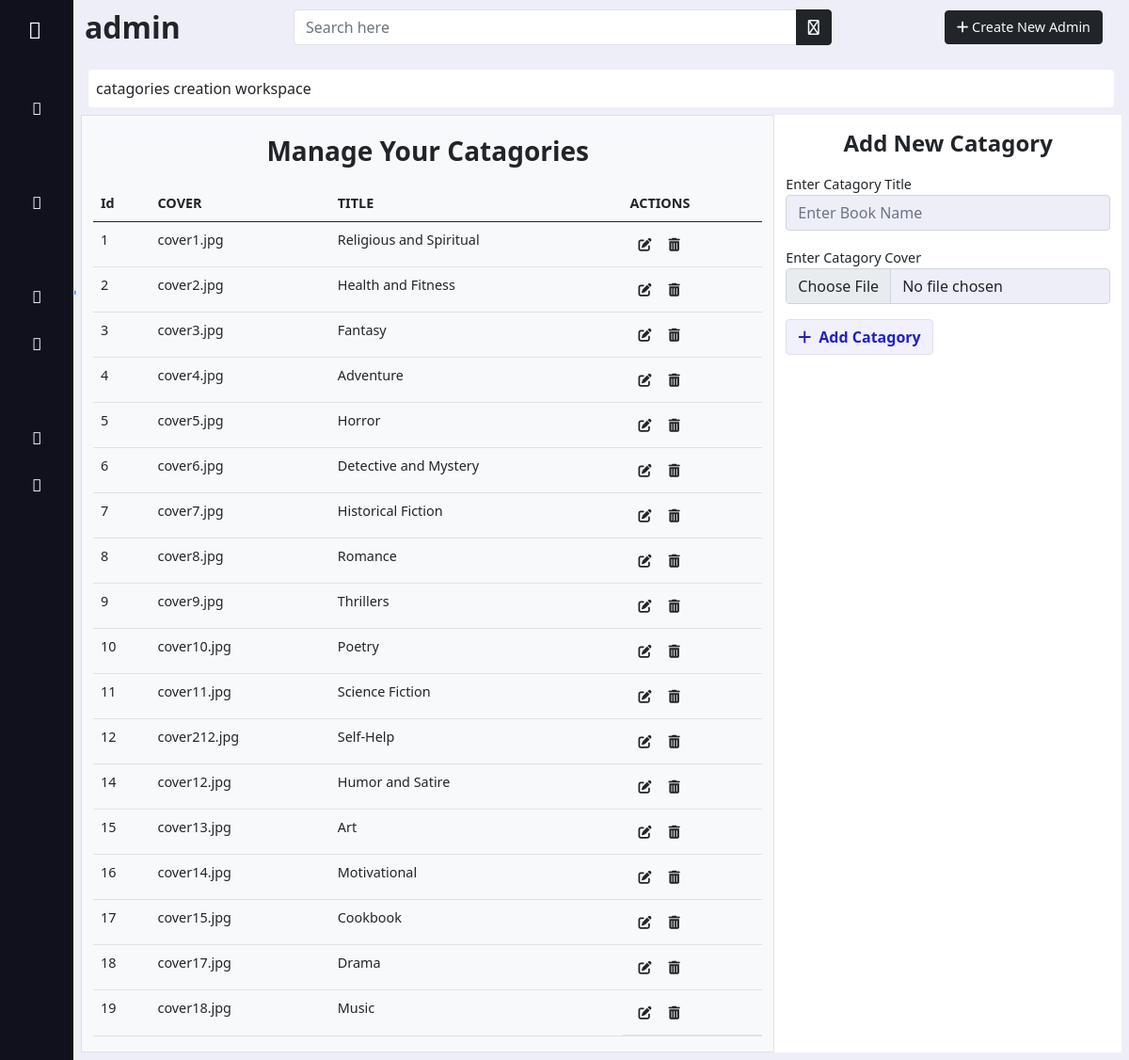
Screenshot of /admin/catagory.php (signed in) with the database file from the repository.
### tables this page shows
CREATE TABLE `tbl_category` (
  `catagory_Id` int(11) NOT NULL,
  `catagory_cover` varchar(400) NOT NULL,
  `catagory_title` varchar(100) NOT NULL
);

### admin/catagory.php (the view, shortened to what this page needs)
<!doctype html>
<html lang="en">
<head>
    <link rel="stylesheet" href="../assets/bootstrap/css/bootstrap.min.css">
    <link rel="stylesheet" href="../assets/fontawesome/css/all.min.css">
    <link rel="stylesheet" href="../assets/fontawesome/css/fontawesome.min.css">
    <link rel="stylesheet" href="admin.css">
    <link rel="stylesheet" href="https://site-assets.fontawesome.com/releases/v6.1.2/css/all.css">
</head>
<body>
<?php require '_asider.php'; ?>
    <main class="">
    <?php require '_header.php'; ?>
        <div class="row col-12 mx-auto d-flex justify-content-center rounded p-2">
            <div class="w-100 p-2   fs-6">
                <p style="background:white;" class=" rounded p-2 m-0">catagories creation workspace</p>
            </div>
<?php
include '../conn.php';
$sql = "SELECT * FROM `tbl_category`";
$run = mysqli_query($con, $sql);
?>
<div class="col-8 border bg-light" style="max-height: 90vh;overflow:scroll;">
    <p class=" rounded p-2 my-2 fs-3 fw-bolder text-center">Manage Your Catagories</p>
    <table class="table border-bottom">
        <thead>
            <tr class="" style="font-weight: 600;font-size:.9rem;">
                <td scope="col">Id</td>
                <td scope="col">COVER</td>
                <td scope="col">TITLE</td>
                <td scope="col">ACTIONS</td>
            </tr>
        </thead>
        <tbody style="font-size: .9rem; overflow-y:scroll;">
            <?php
            while ($row = mysqli_fetch_array($run)) {
            ?>
                <tr>
                    <td><?php echo $row[0]  ?></td>
                    <td><?php echo $row[1]  ?></td>
                    <td><?php echo $row[2]  ?></td>
                    <td class="d-flex ">
                        <a href="edit_catagory.php?id=<?php echo $row[0] ?>" class="btn  text-dark btn-sm"><i class="fa-solid fa-pen-to-square"></i></a>
                        <a href="./delete.php?catid=<?php echo $row[0]?>" class="btn text-dark btn-sm"><i class="fa-solid fa-trash-can"></i>
                        </a>
                    </td>
                </tr>
            <?php
            }
            ?>
        </tbody>
    </table>
</div>
            <div class="form-container col-12 col-md-6 col-lg-4   " style="background:white;">
                <h4 class="text-dark fw-bold text-center my-3">Add New Catagory</h4>
                <form method="post" enctype="multipart/form-data">
                    <div class="mb-3">
                        <label class="form-label mb-0 " style="font-size:.9rem;font-weight:500;">Enter Catagory Title</label>
                        <input style="background-color: #EEEEF8;" type="text" class="form-control" placeholder="Enter Book Name" name="catagory_title">
                    </div>
                    <div class="mb-3">
                        <label class="form-label mb-0 " style="font-size:.9rem;font-weight:500;">Enter Catagory Cover</label>
                        <input style="background-color: #EEEEF8;" class="form-control" type="file" name="catagory_cover">
                    </div>
                    <div class="mb-3 ">
                        <button class="btn btn border  btn-md " style="background:#F1F0FE;color:#1f22bd;font-weight:600;" name="add_catagory" type="submit"><i class="fa-solid fa-plus me-2"></i>Add Catagory</button>
                    </div>
                </form>
            </div>
        </div>
    </main>
</body>
</html>

### admin/admin.css (style rules this page uses)
* { margin: 0; padding: 0; box-sizing: border-box; }
body { background: #eeeef8 !important; }
main { left: 78px ; background-color: #eeeef8 !important; position: relative; width: calc(100% - 78px) !important; }

### rows the page displays
tbl_category: catagory_Id "1", catagory_cover "cover1.jpg", catagory_title "Religious and Spiritual"
tbl_category: catagory_Id "2", catagory_cover "cover2.jpg", catagory_title "Health and Fitness"
tbl_category: catagory_Id "3", catagory_cover "cover3.jpg", catagory_title "Fantasy"
tbl_category: catagory_Id "4", catagory_cover "cover4.jpg", catagory_title "Adventure"
tbl_category: catagory_Id "5", catagory_cover "cover5.jpg", catagory_title "Horror"
tbl_category: catagory_Id "6", catagory_cover "cover6.jpg", catagory_title "Detective and Mystery"
tbl_category: catagory_Id "7", catagory_cover "cover7.jpg", catagory_title "Historical Fiction"
tbl_category: catagory_Id "8", catagory_cover "cover8.jpg", catagory_title "Romance"
tbl_category: catagory_Id "9", catagory_cover "cover9.jpg", catagory_title "Thrillers"
tbl_category: catagory_Id "10", catagory_cover "cover10.jpg", catagory_title "Poetry"
tbl_category: catagory_Id "11", catagory_cover "cover11.jpg", catagory_title "Science Fiction"
tbl_category: catagory_Id "12", catagory_cover "cover212.jpg", catagory_title "Self-Help"
tbl_category: catagory_Id "14", catagory_cover "cover12.jpg", catagory_title "Humor and Satire"
tbl_category: catagory_Id "15", catagory_cover "cover13.jpg", catagory_title "Art"
tbl_category: catagory_Id "16", catagory_cover "cover14.jpg", catagory_title "Motivational"
tbl_category: catagory_Id "17", catagory_cover "cover15.jpg", catagory_title "Cookbook"
tbl_category: catagory_Id "18", catagory_cover "cover17.jpg", catagory_title "Drama"
tbl_category: catagory_Id "19", catagory_cover "cover18.jpg", catagory_title "Music"

### other values shown
$_SESSION['admin'] "admin"
